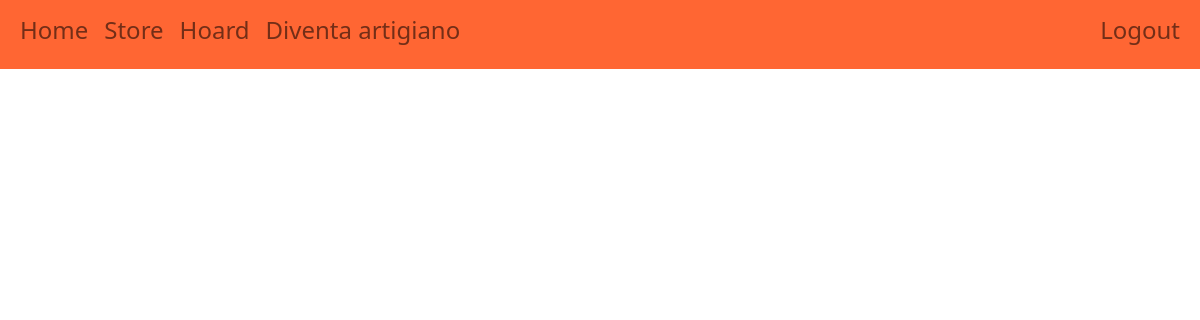
/banch/view_sets (signed in), run on an earlier commit of the app's database.
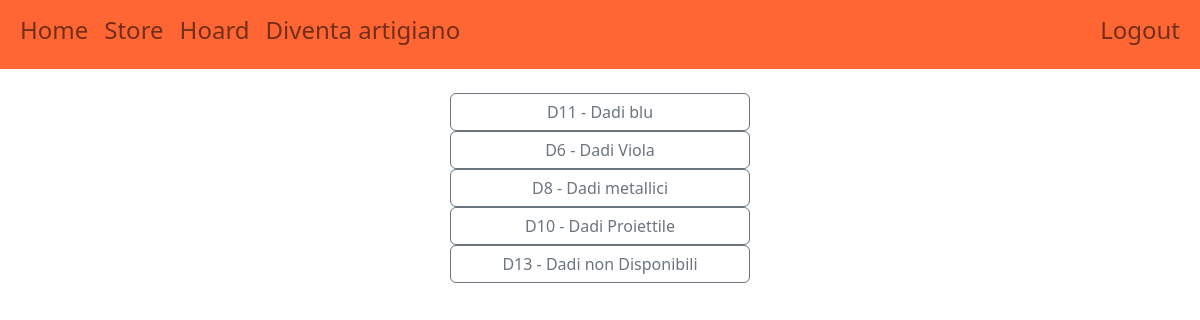
And on a later commit of the database.
### store/models.py (models this page shows, shortened)
class Dice(models.Model):
    COLORS = [
        ("R","Red"),
        ("O","Orange"),
        ("Y","Yellow"),
        ("G","Green"),
        ("B","Blue"),
        ("P","Purple"),
        ("N","Black"),
        ("W","White"),
        ("M","Metal"),
    ]
    code = models.CharField(max_length=255, primary_key=True, unique=True)
    name = models.CharField(max_length=50)
    number_of_pices = models.PositiveSmallIntegerField()
    primary_color = models.CharField(max_length=1, choices=COLORS)
    description = models.CharField(max_length=300)
    seller = models.ForeignKey(User,on_delete=models.SET_NULL,null=True)
    available = models.BooleanField()
    price = models.FloatField()
    image = models.ImageField(upload_to='uploads/',null= True)

### banch/views.py (the view)
# urls.py: path('view_sets', views.view_sets, name='view_sets'),
@user_passes_test(has_group)
def view_sets(request):
    username = request.user.username
    user = User.objects.get(username__iexact=username)
    d = Dice.objects.filter(seller__exact=user)
    ctx = {'dices' : d}
    return render(request, template_name='banch/view_sets.html', context=ctx)

### banch/views.py (called while the page is built)
def has_group(user):
    return user.groups.filter(name="artigiani").exists()

### templates/banch/view_sets.html
{% extends "base.html" %}
{% block head %}
    {% load static %}
{% endblock %}
{% block content %}
    <br>
    <div class= "container w-25">
        {% for dice in dices %}
            <div class="row">
                <a href="{% url 'banch:modify_set' pk=dice.code %}" class="btn btn-outline-secondary">{{ dice.code}} - {{dice.name}} </a>
            </div>
        {% endfor %}
    </div>
{% endblock %}

What changed in the data, as far as the page shows it:
added Dice: code "D11", name "Dadi blu"
added Dice: code "D6", name "Dadi Viola"
added Dice: code "D8", name "Dadi metallici"
added Dice: code "D10", name "Dadi Proiettile"
added Dice: code "D13", name "Dadi non Disponibili"
